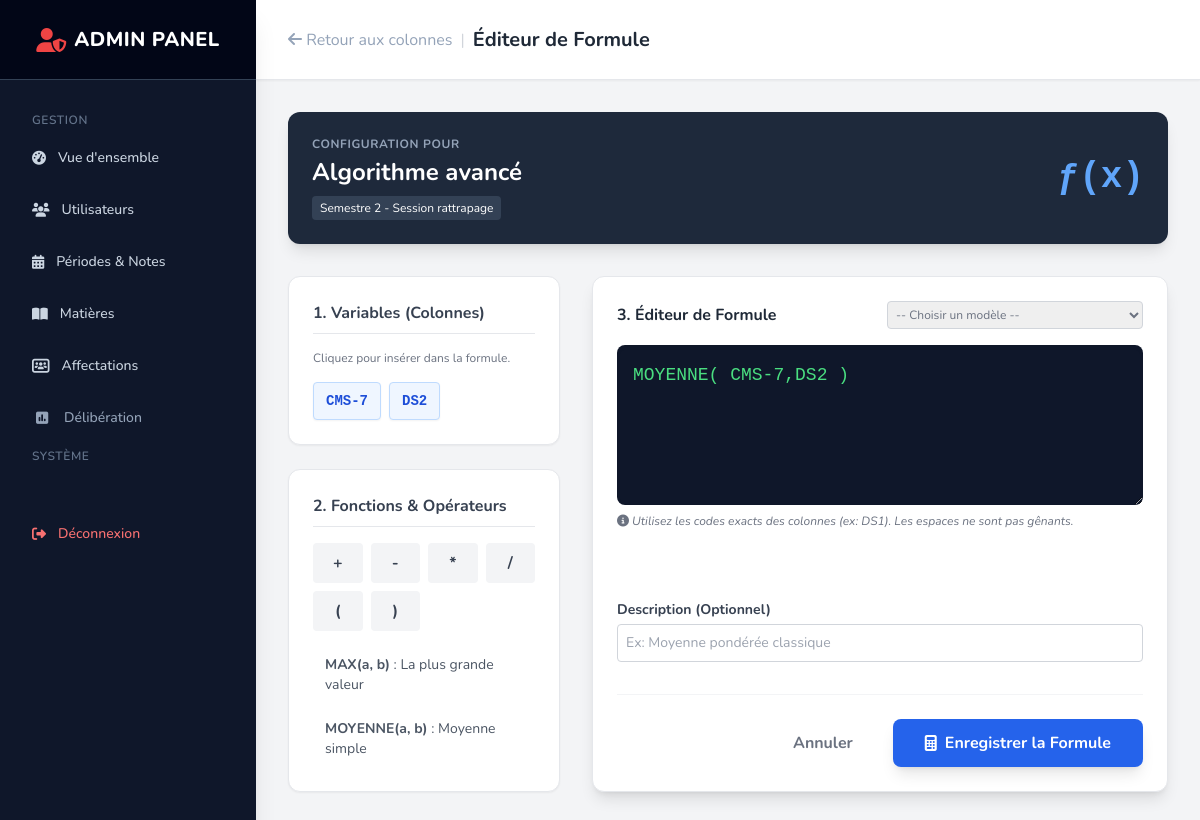
/index.php?page=admin_formula&periode=4&matiere=1 (signed in), run on the app's committed database.
### tables this page shows
CREATE TABLE IF NOT EXISTS `matieres` (
  `id` int NOT NULL,
  `code` varchar(20) NOT NULL,
  `nom` varchar(150) NOT NULL,
  `filiere_id` int NOT NULL,
  `coefficient` decimal(3,1) DEFAULT '1.0',
  `credits` int DEFAULT NULL,
  `seuil_validation` decimal(4,2) DEFAULT '10.00',
  `actif` tinyint(1) DEFAULT '1',
  `date_creation` timestamp NULL DEFAULT CURRENT_TIMESTAMP
);

CREATE TABLE IF NOT EXISTS `periodes` (
  `id` int NOT NULL,
  `nom` varchar(100) NOT NULL,
  `code` varchar(20) NOT NULL,
  `annee_universitaire` varchar(9) NOT NULL,
  `type` enum('semestre','trimestre','session','rattrapage') NOT NULL,
  `date_debut_saisie` datetime NOT NULL,
  `date_fin_saisie` datetime NOT NULL,
  `statut` enum('a_venir','ouverte','fermee','publiee') DEFAULT 'a_venir',
  `date_publication` datetime DEFAULT NULL,
  `actif` tinyint(1) DEFAULT '1',
  `date_creation` timestamp NULL DEFAULT CURRENT_TIMESTAMP,
  `justification_ouverture` text,
  `resultats_publies` tinyint(1) DEFAULT '0'
);

CREATE TABLE IF NOT EXISTS `configuration_colonnes` (
  `id` int NOT NULL,
  `matiere_id` int NOT NULL,
  `periode_id` int NOT NULL,
  `nom_colonne` varchar(50) NOT NULL,
  `code_colonne` varchar(20) NOT NULL,
  `type` enum('note','bonus','malus','info') DEFAULT 'note',
  `note_max` decimal(5,2) DEFAULT '20.00',
  `coefficient` decimal(3,1) DEFAULT '1.0',
  `ponderation` decimal(5,2) DEFAULT '100.00',
  `obligatoire` tinyint(1) DEFAULT '1',
  `ordre` int NOT NULL,
  `date_creation` timestamp NULL DEFAULT CURRENT_TIMESTAMP
);

CREATE TABLE IF NOT EXISTS `formules` (
  `id` int NOT NULL,
  `matiere_id` int NOT NULL,
  `periode_id` int NOT NULL,
  `formule` text NOT NULL,
  `description` varchar(255) DEFAULT NULL,
  `actif` tinyint(1) DEFAULT '1',
  `date_creation` timestamp NULL DEFAULT CURRENT_TIMESTAMP,
  `date_modification` timestamp NULL DEFAULT CURRENT_TIMESTAMP ON UPDATE CURRENT_TIMESTAMP
);

### controllers/admin/FormulaController.php (called while the page is built, shortened)
<?php
class FormulaController
{
    public function edit()
    {
        $matiere_id = (int)$_GET['matiere'];
        $periode_id = (int)$_GET['periode'];
        $matiere = (new Subject())->getById($matiere_id);
        $periode = (new Period())->getById($periode_id);
        $columns = (new ColumnConfig())->getAll($periode_id, $matiere_id);
        $currentFormula = (new Formula())->get($matiere_id, $periode_id);
        require 'views/admin/formulas/edit.php';
    }
}

### config/database.php (called while the page is built, shortened)
<?php
class Database
{
    private static $instance = null;
    private function __construct()
    {
        $host = 'localhost';
        $db   = 'gestion_notes';
        $user = 'root';
        $pass = '';
        $charset = 'utf8mb4';
        $dsn = "mysql:host=$host;dbname=$db;charset=$charset";
        $options = [
            PDO::ATTR_ERRMODE            => PDO::ERRMODE_EXCEPTION,
            PDO::ATTR_DEFAULT_FETCH_MODE => PDO::FETCH_ASSOC,
            PDO::ATTR_EMULATE_PREPARES   => false,
        ];
        try {
            $this->pdo = new PDO($dsn, $user, $pass, $options);
        } catch (PDOException $e) {
            throw new PDOException($e->getMessage(), (int)$e->getCode());
        }
    }
    public static function getConnection()
    {
        if (self::$instance == null) {
            self::$instance = new Database();
        }
        return self::$instance->pdo;
    }
}

### models/Subject.php (called while the page is built, shortened)
<?php
class Subject
{
    private $db;
    public function __construct()
    {
        $this->db = Database::getConnection();
    }
    public function getById($id)
    {
        $stmt = $this->db->prepare("SELECT * FROM matieres WHERE id = ?");
        $stmt->execute([$id]);
        return $stmt->fetch(PDO::FETCH_ASSOC);
    }
}

### models/Period.php (called while the page is built, shortened)
<?php
class Period
{
    private $db;
    public function __construct()
    {
        $this->db = Database::getConnection();
    }
    public function getById($id)
    {
        $stmt = $this->db->prepare("SELECT * FROM periodes WHERE id = ?");
        $stmt->execute([$id]);
        return $stmt->fetch();
    }
}

### models/ColumnConfig.php (called while the page is built, shortened)
<?php
class ColumnConfig
{
    private $db;
    public function __construct()
    {
        $this->db = Database::getConnection();
    }
    public function getAll($periode_id, $matiere_id)
    {
        $sql = "SELECT * FROM configuration_colonnes
                WHERE periode_id = ? AND matiere_id = ?
                ORDER BY ordre ASC";
        $stmt = $this->db->prepare($sql);
        $stmt->execute([$periode_id, $matiere_id]);
        return $stmt->fetchAll();
    }
}

### models/Formula.php (called while the page is built, shortened)
<?php
class Formula
{
    private $db;
    public function __construct()
    {
        $this->db = Database::getConnection();
    }
    public function get($matiere_id, $periode_id)
    {
        $sql = "SELECT * FROM formules WHERE matiere_id = ? AND periode_id = ?";
        $stmt = $this->db->prepare($sql);
        $stmt->execute([$matiere_id, $periode_id]);
        return $stmt->fetch(PDO::FETCH_ASSOC);
    }
}

### views/admin/formulas/edit.php (the view, shortened to what this page needs)
<?php require 'views/layout/header.php'; ?>
<div class="flex h-screen bg-gray-100 font-sans overflow-hidden">
    <?php require 'views/admin/sidebar.php' ?>
    <main class="flex-grow flex flex-col h-screen overflow-y-auto">
        <header class="h-20 bg-white shadow-sm flex items-center justify-between px-8 sticky top-0 z-10 border-b border-gray-200 flex-shrink-0">
            <div class="flex items-center gap-2">
                <a href="index.php?page=admin_config_cols&periode=<?= $periode_id ?>&matiere=<?= $matiere_id ?>" class="text-slate-400 hover:text-slate-600 transition">
                    <i class="fa-solid fa-arrow-left"></i> Retour aux colonnes
                </a>
                <span class="text-gray-300">|</span>
                <h1 class="text-xl font-bold text-gray-800">Éditeur de Formule</h1>
            </div>
        </header>
        <div class="p-8">
            <div class="bg-slate-800 text-white p-6 rounded-xl shadow-lg mb-8 flex justify-between items-center">
                <div>
                    <p class="text-slate-400 text-xs font-bold uppercase tracking-wider mb-1">Configuration pour</p>
                    <h2 class="text-2xl font-bold"><?= htmlspecialchars($matiere['nom']) ?></h2>
                    <span class="bg-slate-700 px-2 py-1 rounded text-xs mt-2 inline-block"><?= htmlspecialchars($periode['nom']) ?></span>
                </div>
                <div class="text-right">
                    <div class="text-4xl font-mono font-bold text-blue-400">
                        ƒ(x)
                    </div>
                </div>
            </div>
            <div class="grid grid-cols-1 lg:grid-cols-3 gap-8">
                <div class="lg:col-span-1 space-y-6">
                    <div class="bg-white p-6 rounded-xl shadow-sm border border-gray-200">
                        <h3 class="font-bold text-gray-700 mb-4 border-b pb-2">1. Variables (Colonnes)</h3>
                        <p class="text-xs text-gray-500 mb-4">Cliquez pour insérer dans la formule.</p>
                        <?php if (empty($columns)): ?>
                            <div class="text-center py-4 text-red-500 text-sm">
                                <i class="fa-solid fa-triangle-exclamation"></i> Aucune colonne définie.<br>
                                <a href="index.php?page=admin_config_cols&periode=<?= $periode_id ?>&matiere=<?= $matiere_id ?>" class="underline">Allez en créer d'abord.</a>
                            </div>
                        <?php else: ?>
                            <div class="flex flex-wrap gap-2">
                                <?php foreach ($columns as $col): ?>
                                    <button type="button"
                                        onclick="insertVariable('<?= $col['code_colonne'] ?>')"
                                        class="bg-blue-50 text-blue-700 hover:bg-blue-100 border border-blue-200 px-3 py-2 rounded font-mono font-bold text-sm transition shadow-sm">
                                        <?= $col['code_colonne'] ?>
                                    </button>
                                <?php endforeach; ?>
                            </div>
                        <?php endif; ?>
                    </div>
                    <div class="bg-white p-6 rounded-xl shadow-sm border border-gray-200">
                        <h3 class="font-bold text-gray-700 mb-4 border-b pb-2">2. Fonctions & Opérateurs</h3>
                        <div class="grid grid-cols-4 gap-2 mb-4">
                            <button onclick="insertText('+')" class="bg-gray-100 hover:bg-gray-200 p-2 rounded font-bold text-gray-700">+</button>
                            <button onclick="insertText('-')" class="bg-gray-100 hover:bg-gray-200 p-2 rounded font-bold text-gray-700">-</button>
                            <button onclick="insertText('*')" class="bg-gray-100 hover:bg-gray-200 p-2 rounded font-bold text-gray-700">*</button>
                            <button onclick="insertText('/')" class="bg-gray-100 hover:bg-gray-200 p-2 rounded font-bold text-gray-700">/</button>
                            <button onclick="insertText('(')" class="bg-gray-100 hover:bg-gray-200 p-2 rounded font-bold text-gray-700">(</button>
                            <button onclick="insertText(')')" class="bg-gray-100 hover:bg-gray-200 p-2 rounded font-bold text-gray-700">)</button>
                        </div>
                        <div class="space-y-2">
                            <button onclick="insertText('MAX( , )')" class="block w-full text-left px-3 py-2 text-sm text-gray-600 hover:bg-gray-50 rounded"><strong>MAX(a, b)</strong> : La plus grande valeur</button>
                            <button onclick="insertText('MOYENNE( , )')" class="block w-full text-left px-3 py-2 text-sm text-gray-600 hover:bg-gray-50 rounded"><strong>MOYENNE(a, b)</strong> : Moyenne simple</button>
                        </div>
                    </div>
                </div>
                <div class="lg:col-span-2">
                    <form method="POST" action="index.php?page=admin_formula">
                        <div class="bg-white p-6 rounded-xl shadow-lg border border-gray-200 h-full flex flex-col">
                            <h3 class="font-bold text-gray-800 mb-4 flex justify-between items-center">
                                <span>3. Éditeur de Formule</span>
                                <select onchange="applyTemplate(this)" class="text-xs border border-gray-300 rounded p-1 font-normal text-gray-500 w-64">
                                    <option value="">-- Choisir un modèle --</option>
                                </select>
                            </h3>
                            <div class="flex-grow">
                                <textarea name="formule" id="formulaInput" required
                                    class="w-full h-40 bg-slate-900 text-green-400 font-mono text-lg p-4 rounded-lg focus:ring-4 focus:ring-blue-500 outline-none shadow-inner"
                                    placeholder="Ex: (DS1 + DS2 + Examen * 2) / 4"><?= $currentFormula['formule'] ?? '' ?></textarea>
                                <p class="text-xs text-gray-500 mt-2 italic">
                                    <i class="fa-solid fa-circle-info"></i> Utilisez les codes exacts des colonnes (ex: DS1). Les espaces ne sont pas gênants.
                                </p>
                            </div>
                            <div class="mt-6">
                                <label class="block text-sm font-bold text-gray-700 mb-1">Description (Optionnel)</label>
                                <input type="text" name="description" value="<?= htmlspecialchars($currentFormula['description'] ?? '') ?>"
                                    placeholder="Ex: Moyenne pondérée classique"
                                    class="w-full border border-gray-300 rounded p-2 text-sm">
                            </div>
                            <div class="mt-8 pt-6 border-t border-gray-100 flex justify-end gap-4">
                                <a href="index.php?page=admin_config_cols&periode=<?= $periode_id ?>&matiere=<?= $matiere_id ?>" class="px-6 py-3 text-gray-500 font-bold hover:bg-gray-100 rounded-lg transition">Annuler</a>
                                <button type="submit" class="bg-blue-600 hover:bg-blue-700 text-white px-8 py-3 rounded-lg font-bold shadow-lg transition flex items-center gap-2">
                                    <i class="fa-solid fa-calculator"></i> Enregistrer la Formule
                                </button>
                            </div>
                        </div>
                    </form>
                </div>
            </div>
        </div>
    </main>
</div>
<?php require 'views/layout/footer.php'; ?>

### data on the page
matieres: nom "Algorithme avancé"
periodes: nom "Semestre 2 - Session rattrapage"
configuration_colonnes: code_colonne "CMS-7"
configuration_colonnes: code_colonne "DS2"
formules: formule "MOYENNE( CMS-7,DS2 )"
